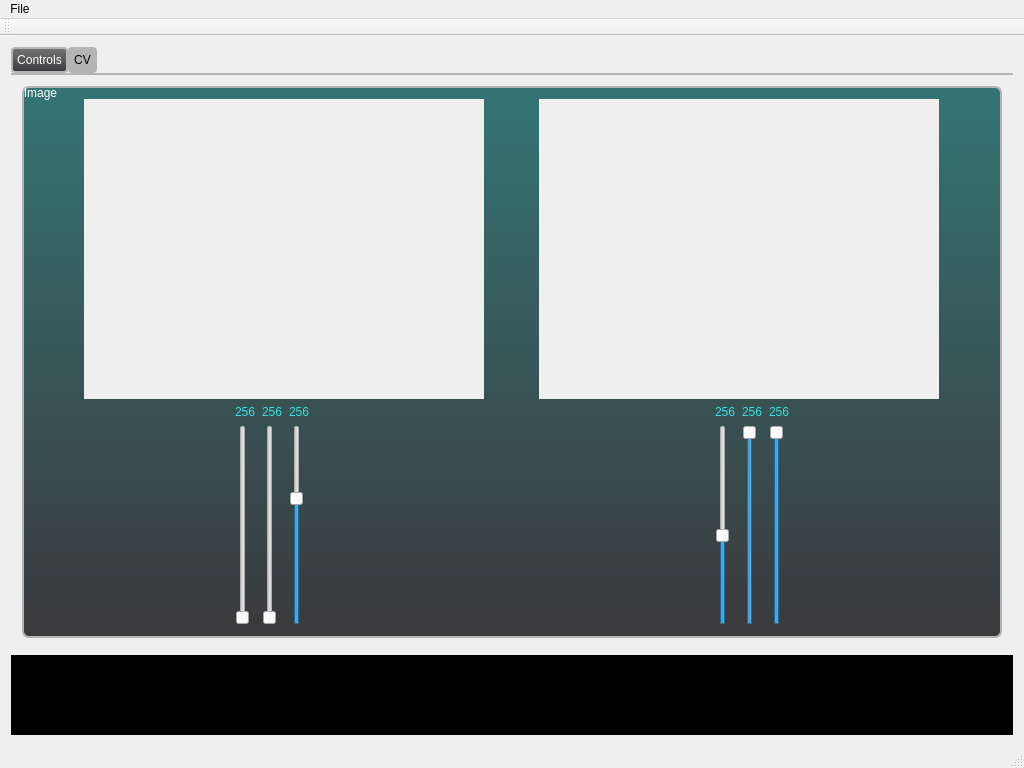
<?xml version="1.0" encoding="UTF-8"?>
<ui version="4.0">
 <class>MainWindow</class>
 <widget class="QMainWindow" name="MainWindow">
  <property name="geometry">
   <rect>
    <x>0</x>
    <y>0</y>
    <width>1024</width>
    <height>768</height>
   </rect>
  </property>
  <property name="minimumSize">
   <size>
    <width>1024</width>
    <height>768</height>
   </size>
  </property>
  <property name="maximumSize">
   <size>
    <width>1024</width>
    <height>768</height>
   </size>
  </property>
  <property name="windowTitle">
   <string>MainWindow</string>
  </property>
  <property name="styleSheet">
   <string notr="true">MainWindow {
    background-color: rgb(75,75,75);
    color: white;
}


QTabWidget::pane {
    border-top: 2px solid rgb(180,180,180);
    position: absolute;
    top: -0.8em;
    padding-top: 0.8em;
}

QTabWidget::tab-bar {
    alignment: center;
}

QTabBar::tab {
    color: white;
    background-color: qlineargradient(spread:pad, x1:0, y1:0, x2:0, y2:1, stop:0 rgb(116, 116, 118), stop:1 rgb(59, 57, 60));
    border: 2px solid rgb(180,180,180);
    border-radius: 4px;
    padding: 4px;
    margin-left: 0.25em;
    margin-right: 0.25em;
}

QTabBar::tab:selected, QTabBar::tab:hover {
    color: black;
    background: rgb(180,180,180);
}

QTabBar::tab:hover {
    border-color: rgb(75,75,75);
}

QtBasicGraph { 
    color: white; 
    background-color: qlineargradient(x1:0, y1:1, x2:0, y2:0, stop:0 rgb(59, 57, 60), stop:0.3 rgb(95, 95, 95), stop:1 rgb(74, 72, 74));
}
QtBasicGraph[isEmbedded=true] { 
    color: white; 
    background-color: rgb(95,95,95);
}

QGroupBox { 
    color: white;
    background-color: qlineargradient(spread:pad, x1:0, y1:0, x2:0, y2:1, stop:0 rgb(52, 116, 116), stop:1 rgb(59, 57, 60));
    border: 2px solid rgb(180, 180, 180); 
    border-radius: 7px;
    padding-top: 1.5em;
}

QGroupBox::title {
    subcontrol-origin: margin;
    subcontrol-position: top left;
    padding: 0.4em 0.4em 0.1em 0.4em;
    background: transparent;
}

QGroupBox[isMetallic=true] {
    color: black;
    background-color: white;
    background-image: url(:/brushedmetal.png);
}

QGroupBox QLabel {
    color: rgb(52,226,226);
}

QGroupBox QLineEdit {
	color: rgb(52,226,226);
    background-color: black;
}

QGroupBox QListWidget {
	color: rgb(52,226,226);
    background-color: black;
}

QGroupBox QPlainTextEdit {
	color: rgb(52,226,226);
    background-color: black;
}

QPlainTextEdit {
	color: rgb(52,226,226);
    background-color: black;
}

QGroupBox[isMetallic=true] QLabel {
    color: black;
}


QSlider::groove:horizontal {
    background: qlineargradient(x1:0, y1:0, x2:1, y2:1, stop:0 #B1B1B1, stop:1 #000000);
    border: 2px solid rgb(180,180,180);
    border-radius: 6px;
	color:white;
}

QSlider::handle:horizontal {
    background: qlineargradient(x1:0, y1:0, x2:1, y2:0, stop:0 #DFDFDF, stop: 0.5 #7E7E7E, stop:1 #BCBCBC);
    border: 2px solid rgb(75,75,75);
    border-radius: 3px;
    width: 1.5em;
}

QSlider::handle:pressed {
    background: qlineargradient(x1:0, y1:0, x2:1, y2:0, stop:0 #BCBCBC, stop: 0.5 #7E7E7E, stop:1 #DFDFDF);
    border: 2px solid rgb(180,180,180);
    border-radius: 3px;
}

QPushButton#ToggleOverlay {
    border: 2px solid rgb(75,75,75);
    background: qlineargradient(x1:0, y1:0, x2:1, y2:0, stop:0 #DFDFDF, stop: 0.5 #7E7E7E, stop:1 #BCBCBC);
    border-radius: 5px;    
    margin: 5px 5px;
    padding: 3px 3px;
    color: black;
    font-weight: bold;
}

QPushButton#ToggleOverlay:pressed {
    border: 2px solid rgb(180,180,180);
    background: qlineargradient(x1:0, y1:0, x2:1, y2:0, stop:0 #BCBCBC, stop: 0.5 #7E7E7E, stop:1 #DFDFDF);
    border-radius: 5px;
}</string>
  </property>
  <property name="toolButtonStyle">
   <enum>Qt::ToolButtonIconOnly</enum>
  </property>
  <widget class="QWidget" name="centralWidget">
   <layout class="QGridLayout" name="gridLayout_3">
    <item row="0" column="0">
     <widget class="QTabWidget" name="tabWidget">
      <property name="currentIndex">
       <number>1</number>
      </property>
      <widget class="QWidget" name="tab">
       <attribute name="title">
        <string>Controls</string>
       </attribute>
       <layout class="QGridLayout" name="gridLayout_9">
        <item row="0" column="0" rowspan="2">
         <widget class="QGroupBox" name="groupBox">
          <property name="minimumSize">
           <size>
            <width>300</width>
            <height>550</height>
           </size>
          </property>
          <property name="maximumSize">
           <size>
            <width>300</width>
            <height>550</height>
           </size>
          </property>
          <property name="title">
           <string>Control Panel</string>
          </property>
          <layout class="QGridLayout" name="gridLayout_5">
           <item row="0" column="0">
            <widget class="QGroupBox" name="groupBox_4">
             <property name="title">
              <string>Connections</string>
             </property>
             <layout class="QGridLayout" name="gridLayout_4">
              <item row="0" column="0">
               <layout class="QVBoxLayout" name="verticalLayout_2">
                <item>
                 <widget class="QLabel" name="label_2">
                  <property name="text">
                   <string>USB</string>
                  </property>
                  <property name="alignment">
                   <set>Qt::AlignCenter</set>
                  </property>
                 </widget>
                </item>
                <item alignment="Qt::AlignHCenter">
                 <widget class="QLabel" name="led_usb">
                  <property name="minimumSize">
                   <size>
                    <width>31</width>
                    <height>31</height>
                   </size>
                  </property>
                  <property name="maximumSize">
                   <size>
                    <width>31</width>
                    <height>31</height>
                   </size>
                  </property>
                  <property name="text">
                   <string/>
                  </property>
                  <property name="pixmap">
                   <pixmap resource="resources.qrc">:/led_off</pixmap>
                  </property>
                  <property name="scaledContents">
                   <bool>true</bool>
                  </property>
                  <property name="wordWrap">
                   <bool>false</bool>
                  </property>
                 </widget>
                </item>
               </layout>
              </item>
              <item row="0" column="1">
               <layout class="QVBoxLayout" name="verticalLayout_3">
                <item>
                 <widget class="QLabel" name="label_4">
                  <property name="text">
                   <string>Net</string>
                  </property>
                  <property name="alignment">
                   <set>Qt::AlignCenter</set>
                  </property>
                 </widget>
                </item>
                <item alignment="Qt::AlignHCenter">
                 <widget class="QLabel" name="led_net">
                  <property name="minimumSize">
                   <size>
                    <width>31</width>
                    <height>31</height>
                   </size>
                  </property>
                  <property name="maximumSize">
                   <size>
                    <width>31</width>
                    <height>31</height>
                   </size>
                  </property>
                  <property name="text">
                   <string/>
                  </property>
                  <property name="pixmap">
                   <pixmap resource="resources.qrc">:/led_off</pixmap>
                  </property>
                  <property name="scaledContents">
                   <bool>true</bool>
                  </property>
                  <property name="wordWrap">
                   <bool>false</bool>
                  </property>
                 </widget>
                </item>
               </layout>
              </item>
             </layout>
            </widget>
           </item>
           <item row="0" column="1">
            <spacer name="horizontalSpacer_3">
             <property name="orientation">
              <enum>Qt::Horizontal</enum>
             </property>
             <property name="sizeHint" stdset="0">
              <size>
               <width>165</width>
               <height>20</height>
              </size>
             </property>
            </spacer>
           </item>
           <item row="1" column="0" colspan="2">
            <widget class="QGroupBox" name="joystick">
             <property name="enabled">
              <bool>true</bool>
             </property>
             <property name="title">
              <string>Joystick</string>
             </property>
             <layout class="QGridLayout" name="gridLayout_2">
              <item row="0" column="0">
               <layout class="QGridLayout" name="gridLayout">
                <item row="0" column="0">
                 <spacer name="verticalSpacer">
                  <property name="orientation">
                   <enum>Qt::Vertical</enum>
                  </property>
                  <property name="sizeHint" stdset="0">
                   <size>
                    <width>20</width>
                    <height>40</height>
                   </size>
                  </property>
                 </spacer>
                </item>
                <item row="0" column="2">
                 <spacer name="verticalSpacer_2">
                  <property name="orientation">
                   <enum>Qt::Vertical</enum>
                  </property>
                  <property name="sizeHint" stdset="0">
                   <size>
                    <width>20</width>
                    <height>40</height>
                   </size>
                  </property>
                 </spacer>
                </item>
                <item row="1" column="0">
                 <widget class="QPushButton" name="button_left">
                  <property name="enabled">
                   <bool>true</bool>
                  </property>
                  <property name="minimumSize">
                   <size>
                    <width>60</width>
                    <height>60</height>
                   </size>
                  </property>
                  <property name="maximumSize">
                   <size>
                    <width>60</width>
                    <height>60</height>
                   </size>
                  </property>
                  <property name="autoFillBackground">
                   <bool>false</bool>
                  </property>
                  <property name="text">
                   <string/>
                  </property>
                  <property name="icon">
                   <iconset resource="resources.qrc">
                    <normaloff>:/left</normaloff>:/left</iconset>
                  </property>
                  <property name="iconSize">
                   <size>
                    <width>64</width>
                    <height>64</height>
                   </size>
                  </property>
                  <property name="autoRepeat">
                   <bool>false</bool>
                  </property>
                  <property name="autoExclusive">
                   <bool>false</bool>
                  </property>
                  <property name="autoDefault">
                   <bool>false</bool>
                  </property>
                  <property name="default">
                   <bool>false</bool>
                  </property>
                  <property name="flat">
                   <bool>false</bool>
                  </property>
                 </widget>
                </item>
                <item row="1" column="1">
                 <spacer name="horizontalSpacer">
                  <property name="orientation">
                   <enum>Qt::Horizontal</enum>
                  </property>
                  <property name="sizeHint" stdset="0">
                   <size>
                    <width>40</width>
                    <height>20</height>
                   </size>
                  </property>
                 </spacer>
                </item>
                <item row="1" column="2">
                 <widget class="QPushButton" name="button_right">
                  <property name="enabled">
                   <bool>true</bool>
                  </property>
                  <property name="minimumSize">
                   <size>
                    <width>60</width>
                    <height>60</height>
                   </size>
                  </property>
                  <property name="maximumSize">
                   <size>
                    <width>60</width>
                    <height>60</height>
                   </size>
                  </property>
                  <property name="autoFillBackground">
                   <bool>false</bool>
                  </property>
                  <property name="text">
                   <string/>
                  </property>
                  <property name="icon">
                   <iconset resource="resources.qrc">
                    <normaloff>:/right</normaloff>:/right</iconset>
                  </property>
                  <property name="iconSize">
                   <size>
                    <width>64</width>
                    <height>64</height>
                   </size>
                  </property>
                  <property name="autoRepeat">
                   <bool>false</bool>
                  </property>
                  <property name="autoExclusive">
                   <bool>false</bool>
                  </property>
                  <property name="autoDefault">
                   <bool>false</bool>
                  </property>
                  <property name="default">
                   <bool>false</bool>
                  </property>
                  <property name="flat">
                   <bool>false</bool>
                  </property>
                 </widget>
                </item>
                <item row="2" column="0">
                 <spacer name="verticalSpacer_3">
                  <property name="orientation">
                   <enum>Qt::Vertical</enum>
                  </property>
                  <property name="sizeHint" stdset="0">
                   <size>
                    <width>20</width>
                    <height>40</height>
                   </size>
                  </property>
                 </spacer>
                </item>
                <item row="2" column="1">
                 <widget class="QPushButton" name="button_down">
                  <property name="enabled">
                   <bool>true</bool>
                  </property>
                  <property name="minimumSize">
                   <size>
                    <width>60</width>
                    <height>60</height>
                   </size>
                  </property>
                  <property name="maximumSize">
                   <size>
                    <width>60</width>
                    <height>60</height>
                   </size>
                  </property>
                  <property name="autoFillBackground">
                   <bool>false</bool>
                  </property>
                  <property name="text">
                   <string/>
                  </property>
                  <property name="icon">
                   <iconset resource="resources.qrc">
                    <normaloff>:/down</normaloff>:/down</iconset>
                  </property>
                  <property name="iconSize">
                   <size>
                    <width>64</width>
                    <height>64</height>
                   </size>
                  </property>
                  <property name="autoRepeat">
                   <bool>false</bool>
                  </property>
                  <property name="autoExclusive">
                   <bool>false</bool>
                  </property>
                  <property name="autoDefault">
                   <bool>false</bool>
                  </property>
                  <property name="default">
                   <bool>false</bool>
                  </property>
                  <property name="flat">
                   <bool>false</bool>
                  </property>
                 </widget>
                </item>
                <item row="2" column="2">
                 <spacer name="verticalSpacer_4">
                  <property name="orientation">
                   <enum>Qt::Vertical</enum>
                  </property>
                  <property name="sizeHint" stdset="0">
                   <size>
                    <width>20</width>
                    <height>40</height>
                   </size>
                  </property>
                 </spacer>
                </item>
                <item row="0" column="1">
                 <widget class="QPushButton" name="button_up">
                  <property name="enabled">
                   <bool>true</bool>
                  </property>
                  <property name="minimumSize">
                   <size>
                    <width>60</width>
                    <height>60</height>
                   </size>
                  </property>
                  <property name="maximumSize">
                   <size>
                    <width>60</width>
                    <height>60</height>
                   </size>
                  </property>
                  <property name="autoFillBackground">
                   <bool>false</bool>
                  </property>
                  <property name="text">
                   <string/>
                  </property>
                  <property name="icon">
                   <iconset resource="resources.qrc">
                    <normaloff>:/up</normaloff>:/up</iconset>
                  </property>
                  <property name="iconSize">
                   <size>
                    <width>64</width>
                    <height>64</height>
                   </size>
                  </property>
                  <property name="autoRepeat">
                   <bool>false</bool>
                  </property>
                  <property name="autoExclusive">
                   <bool>false</bool>
                  </property>
                  <property name="autoDefault">
                   <bool>false</bool>
                  </property>
                  <property name="default">
                   <bool>false</bool>
                  </property>
                  <property name="flat">
                   <bool>false</bool>
                  </property>
                 </widget>
                </item>
               </layout>
              </item>
              <item row="0" column="1">
               <spacer name="horizontalSpacer_4">
                <property name="orientation">
                 <enum>Qt::Horizontal</enum>
                </property>
                <property name="sizeHint" stdset="0">
                 <size>
                  <width>54</width>
                  <height>20</height>
                 </size>
                </property>
               </spacer>
              </item>
              <item row="0" column="2">
               <layout class="QVBoxLayout" name="verticalLayout">
                <item>
                 <widget class="QLabel" name="label">
                  <property name="text">
                   <string>Speed</string>
                  </property>
                 </widget>
                </item>
                <item alignment="Qt::AlignHCenter">
                 <widget class="QSlider" name="slider">
                  <property name="maximum">
                   <number>16</number>
                  </property>
                  <property name="value">
                   <number>16</number>
                  </property>
                  <property name="orientation">
                   <enum>Qt::Vertical</enum>
                  </property>
                 </widget>
                </item>
               </layout>
              </item>
             </layout>
            </widget>
           </item>
          </layout>
         </widget>
        </item>
        <item row="0" column="1">
         <widget class="QGroupBox" name="groupBox_5">
          <property name="title">
           <string>Gauges</string>
          </property>
          <layout class="QGridLayout" name="gridLayout_6">
           <item row="0" column="0">
            <layout class="QVBoxLayout" name="verticalLayout_4">
             <item alignment="Qt::AlignHCenter">
              <widget class="QtSvgDialGauge" name="speed_1" native="true">
               <property name="minimumSize">
                <size>
                 <width>201</width>
                 <height>161</height>
                </size>
               </property>
               <property name="maximumSize">
                <size>
                 <width>201</width>
                 <height>161</height>
                </size>
               </property>
               <property name="styleSheet">
                <string notr="true">background-color: white</string>
               </property>
              </widget>
             </item>
             <item>
              <widget class="QLabel" name="label_3">
               <property name="text">
                <string>Motor Babor</string>
               </property>
               <property name="alignment">
                <set>Qt::AlignCenter</set>
               </property>
              </widget>
             </item>
             <item>
              <spacer name="verticalSpacer_5">
               <property name="orientation">
                <enum>Qt::Vertical</enum>
               </property>
               <property name="sizeHint" stdset="0">
                <size>
                 <width>20</width>
                 <height>40</height>
                </size>
               </property>
              </spacer>
             </item>
            </layout>
           </item>
           <item row="0" column="1">
            <layout class="QVBoxLayout" name="verticalLayout_5">
             <item alignment="Qt::AlignHCenter">
              <widget class="QtSvgDialGauge" name="speed_2" native="true">
               <property name="minimumSize">
                <size>
                 <width>201</width>
                 <height>161</height>
                </size>
               </property>
               <property name="maximumSize">
                <size>
                 <width>201</width>
                 <height>161</height>
                </size>
               </property>
               <property name="styleSheet">
                <string notr="true">background-color: white</string>
               </property>
              </widget>
             </item>
             <item>
              <widget class="QLabel" name="label_5">
               <property name="text">
                <string>Motor Estribor</string>
               </property>
               <property name="alignment">
                <set>Qt::AlignCenter</set>
               </property>
              </widget>
             </item>
             <item>
              <spacer name="verticalSpacer_6">
               <property name="orientation">
                <enum>Qt::Vertical</enum>
               </property>
               <property name="sizeHint" stdset="0">
                <size>
                 <width>20</width>
                 <height>40</height>
                </size>
               </property>
              </spacer>
             </item>
            </layout>
           </item>
          </layout>
         </widget>
        </item>
        <item row="1" column="1">
         <widget class="QGroupBox" name="groupBox_3">
          <property name="title">
           <string>PID progress graphic</string>
          </property>
          <layout class="QGridLayout" name="gridLayout_8">
           <item row="0" column="0">
            <widget class="QCustomPlot" name="plot" native="true">
             <property name="minimumSize">
              <size>
               <width>631</width>
               <height>151</height>
              </size>
             </property>
             <property name="maximumSize">
              <size>
               <width>631</width>
               <height>151</height>
              </size>
             </property>
             <property name="styleSheet">
              <string notr="true">background-color: white</string>
             </property>
            </widget>
           </item>
          </layout>
         </widget>
        </item>
       </layout>
      </widget>
      <widget class="QWidget" name="tab_2">
       <attribute name="title">
        <string>CV</string>
       </attribute>
       <layout class="QGridLayout" name="gridLayout_7">
        <item row="0" column="0">
         <widget class="QGroupBox" name="groupBox_6">
          <property name="title">
           <string>Image</string>
          </property>
          <layout class="QGridLayout" name="gridLayout_10">
           <item row="0" column="0" colspan="10">
            <layout class="QHBoxLayout" name="horizontalLayout">
             <item>
              <widget class="QLabel" name="lblOriginal">
               <property name="sizePolicy">
                <sizepolicy hsizetype="Fixed" vsizetype="Fixed">
                 <horstretch>0</horstretch>
                 <verstretch>0</verstretch>
                </sizepolicy>
               </property>
               <property name="minimumSize">
                <size>
                 <width>400</width>
                 <height>300</height>
                </size>
               </property>
               <property name="maximumSize">
                <size>
                 <width>400</width>
                 <height>300</height>
                </size>
               </property>
               <property name="autoFillBackground">
                <bool>true</bool>
               </property>
               <property name="frameShape">
                <enum>QFrame::NoFrame</enum>
               </property>
               <property name="text">
                <string/>
               </property>
               <property name="scaledContents">
                <bool>false</bool>
               </property>
              </widget>
             </item>
             <item>
              <widget class="QLabel" name="lblProcessed">
               <property name="sizePolicy">
                <sizepolicy hsizetype="Fixed" vsizetype="Fixed">
                 <horstretch>0</horstretch>
                 <verstretch>0</verstretch>
                </sizepolicy>
               </property>
               <property name="minimumSize">
                <size>
                 <width>400</width>
                 <height>300</height>
                </size>
               </property>
               <property name="maximumSize">
                <size>
                 <width>400</width>
                 <height>300</height>
                </size>
               </property>
               <property name="autoFillBackground">
                <bool>true</bool>
               </property>
               <property name="text">
                <string/>
               </property>
              </widget>
             </item>
            </layout>
           </item>
           <item row="1" column="0">
            <spacer name="horizontalSpacer_2">
             <property name="orientation">
              <enum>Qt::Horizontal</enum>
             </property>
             <property name="sizeHint" stdset="0">
              <size>
               <width>179</width>
               <height>20</height>
              </size>
             </property>
            </spacer>
           </item>
           <item row="1" column="1">
            <layout class="QVBoxLayout" name="verticalLayout_6">
             <item>
              <widget class="QLabel" name="label_6">
               <property name="text">
                <string>256</string>
               </property>
              </widget>
             </item>
             <item>
              <widget class="QSlider" name="sliderScMin1">
               <property name="maximum">
                <number>256</number>
               </property>
               <property name="orientation">
                <enum>Qt::Vertical</enum>
               </property>
              </widget>
             </item>
            </layout>
           </item>
           <item row="1" column="2">
            <layout class="QVBoxLayout" name="verticalLayout_7">
             <item>
              <widget class="QLabel" name="label_7">
               <property name="text">
                <string>256</string>
               </property>
              </widget>
             </item>
             <item>
              <widget class="QSlider" name="sliderScMin2">
               <property name="maximum">
                <number>256</number>
               </property>
               <property name="orientation">
                <enum>Qt::Vertical</enum>
               </property>
              </widget>
             </item>
            </layout>
           </item>
           <item row="1" column="3">
            <layout class="QVBoxLayout" name="verticalLayout_8">
             <item>
              <widget class="QLabel" name="label_8">
               <property name="text">
                <string>256</string>
               </property>
              </widget>
             </item>
             <item>
              <widget class="QSlider" name="sliderScMin3">
               <property name="autoFillBackground">
                <bool>false</bool>
               </property>
               <property name="maximum">
                <number>256</number>
               </property>
               <property name="value">
                <number>164</number>
               </property>
               <property name="orientation">
                <enum>Qt::Vertical</enum>
               </property>
              </widget>
             </item>
            </layout>
           </item>
           <item row="1" column="4">
            <spacer name="horizontalSpacer_5">
             <property name="orientation">
              <enum>Qt::Horizontal</enum>
             </property>
             <property name="sizeHint" stdset="0">
              <size>
               <width>178</width>
               <height>20</height>
              </size>
             </property>
            </spacer>
           </item>
           <item row="1" column="5">
            <spacer name="horizontalSpacer_6">
             <property name="orientation">
              <enum>Qt::Horizontal</enum>
             </property>
             <property name="sizeHint" stdset="0">
              <size>
               <width>179</width>
               <height>20</height>
              </size>
             </property>
            </spacer>
           </item>
           <item row="1" column="6">
            <layout class="QVBoxLayout" name="verticalLayout_11">
             <item>
              <widget class="QLabel" name="label_9">
               <property name="text">
                <string>256</string>
               </property>
              </widget>
             </item>
             <item>
              <widget class="QSlider" name="sliderScMax1">
               <property name="maximum">
                <number>256</number>
               </property>
               <property name="value">
                <number>114</number>
               </property>
               <property name="orientation">
                <enum>Qt::Vertical</enum>
               </property>
              </widget>
             </item>
            </layout>
           </item>
           <item row="1" column="7">
            <layout class="QVBoxLayout" name="verticalLayout_10">
             <item>
              <widget class="QLabel" name="label_10">
               <property name="text">
                <string>256</string>
               </property>
              </widget>
             </item>
             <item>
              <widget class="QSlider" name="sliderScMax2">
               <property name="maximum">
                <number>256</number>
               </property>
               <property name="value">
                <number>256</number>
               </property>
               <property name="orientation">
                <enum>Qt::Vertical</enum>
               </property>
              </widget>
             </item>
            </layout>
           </item>
           <item row="1" column="8">
            <layout class="QVBoxLayout" name="verticalLayout_9">
             <item>
              <widget class="QLabel" name="label_11">
               <property name="text">
                <string>256</string>
               </property>
              </widget>
             </item>
             <item>
              <widget class="QSlider" name="sliderScMax3">
               <property name="maximum">
                <number>256</number>
               </property>
               <property name="value">
                <number>256</number>
               </property>
               <property name="orientation">
                <enum>Qt::Vertical</enum>
               </property>
              </widget>
             </item>
            </layout>
           </item>
           <item row="1" column="9">
            <spacer name="horizontalSpacer_7">
             <property name="orientation">
              <enum>Qt::Horizontal</enum>
             </property>
             <property name="sizeHint" stdset="0">
              <size>
               <width>178</width>
               <height>20</height>
              </size>
             </property>
            </spacer>
           </item>
          </layout>
         </widget>
        </item>
       </layout>
      </widget>
     </widget>
    </item>
    <item row="1" column="0">
     <widget class="QPlainTextEdit" name="plainTextEdit"/>
    </item>
   </layout>
  </widget>
  <widget class="QMenuBar" name="menuBar">
   <property name="geometry">
    <rect>
     <x>0</x>
     <y>0</y>
     <width>1024</width>
     <height>27</height>
    </rect>
   </property>
   <widget class="QMenu" name="menuFile">
    <property name="title">
     <string>File</string>
    </property>
   </widget>
   <addaction name="menuFile"/>
  </widget>
  <widget class="QToolBar" name="mainToolBar">
   <attribute name="toolBarArea">
    <enum>TopToolBarArea</enum>
   </attribute>
   <attribute name="toolBarBreak">
    <bool>false</bool>
   </attribute>
  </widget>
  <widget class="QStatusBar" name="statusBar"/>
 </widget>
 <layoutdefault spacing="6" margin="11"/>
 <customwidgets>
  <customwidget>
   <class>QtSvgDialGauge</class>
   <extends>QWidget</extends>
   <header>qtsvgdialgauge.h</header>
   <container>1</container>
  </customwidget>
  <customwidget>
   <class>QCustomPlot</class>
   <extends>QWidget</extends>
   <header>qcustomplot.h</header>
   <container>1</container>
  </customwidget>
 </customwidgets>
 <resources>
  <include location="resources.qrc"/>
 </resources>
 <connections>
  <connection>
   <sender>sliderScMin1</sender>
   <signal>valueChanged(int)</signal>
   <receiver>label_6</receiver>
   <slot>setNum(int)</slot>
   <hints>
    <hint type="sourcelabel">
     <x>229</x>
     <y>493</y>
    </hint>
    <hint type="destinationlabel">
     <x>239</x>
     <y>456</y>
    </hint>
   </hints>
  </connection>
  <connection>
   <sender>sliderScMin2</sender>
   <signal>valueChanged(int)</signal>
   <receiver>label_7</receiver>
   <slot>setNum(int)</slot>
   <hints>
    <hint type="sourcelabel">
     <x>270</x>
     <y>532</y>
    </hint>
    <hint type="destinationlabel">
     <x>276</x>
     <y>462</y>
    </hint>
   </hints>
  </connection>
  <connection>
   <sender>sliderScMin3</sender>
   <signal>valueChanged(int)</signal>
   <receiver>label_8</receiver>
   <slot>setNum(int)</slot>
   <hints>
    <hint type="sourcelabel">
     <x>307</x>
     <y>526</y>
    </hint>
    <hint type="destinationlabel">
     <x>312</x>
     <y>452</y>
    </hint>
   </hints>
  </connection>
  <connection>
   <sender>sliderScMax1</sender>
   <signal>valueChanged(int)</signal>
   <receiver>label_9</receiver>
   <slot>setNum(int)</slot>
   <hints>
    <hint type="sourcelabel">
     <x>709</x>
     <y>526</y>
    </hint>
    <hint type="destinationlabel">
     <x>727</x>
     <y>457</y>
    </hint>
   </hints>
  </connection>
  <connection>
   <sender>sliderScMax2</sender>
   <signal>valueChanged(int)</signal>
   <receiver>label_10</receiver>
   <slot>setNum(int)</slot>
   <hints>
    <hint type="sourcelabel">
     <x>753</x>
     <y>543</y>
    </hint>
    <hint type="destinationlabel">
     <x>762</x>
     <y>456</y>
    </hint>
   </hints>
  </connection>
  <connection>
   <sender>sliderScMax3</sender>
   <signal>valueChanged(int)</signal>
   <receiver>label_11</receiver>
   <slot>setNum(int)</slot>
   <hints>
    <hint type="sourcelabel">
     <x>791</x>
     <y>539</y>
    </hint>
    <hint type="destinationlabel">
     <x>805</x>
     <y>457</y>
    </hint>
   </hints>
  </connection>
 </connections>
</ui>
